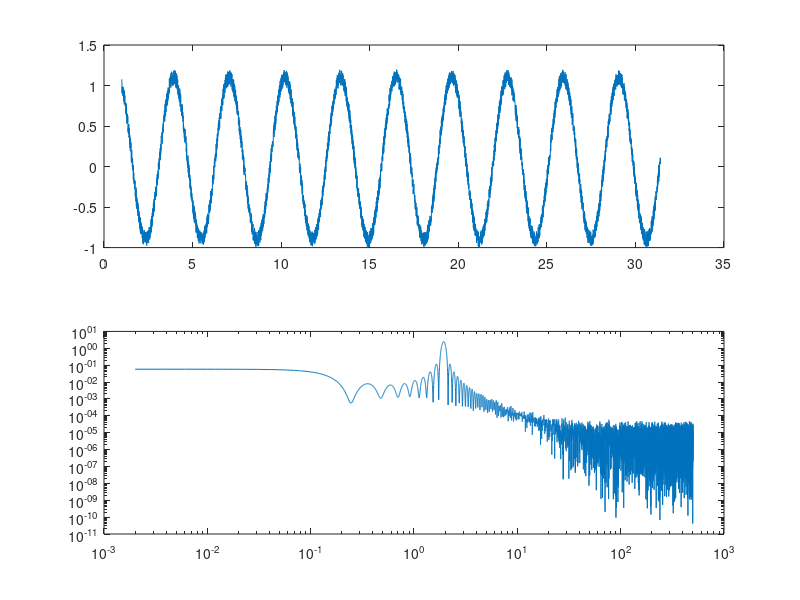
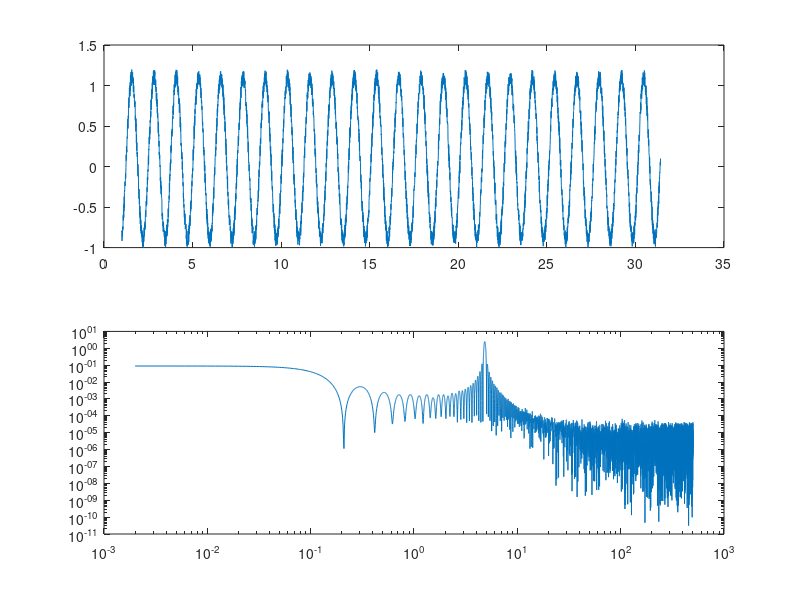
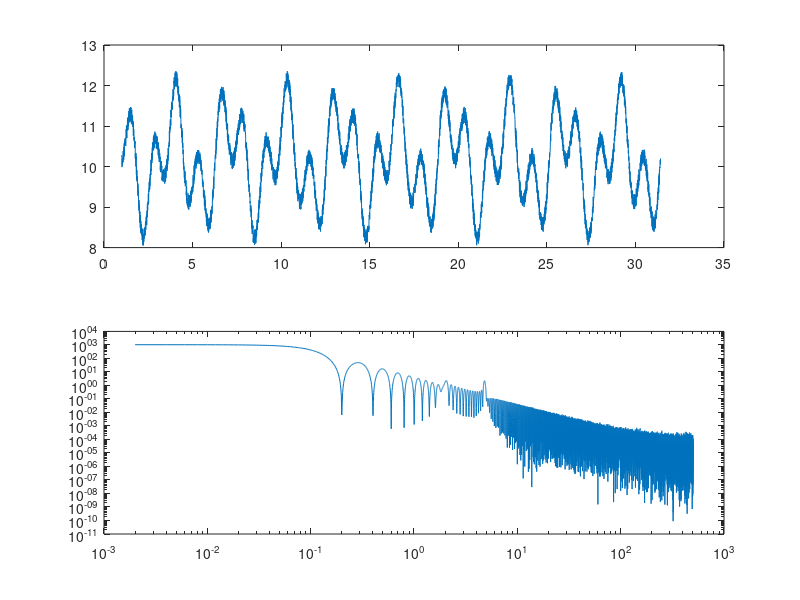
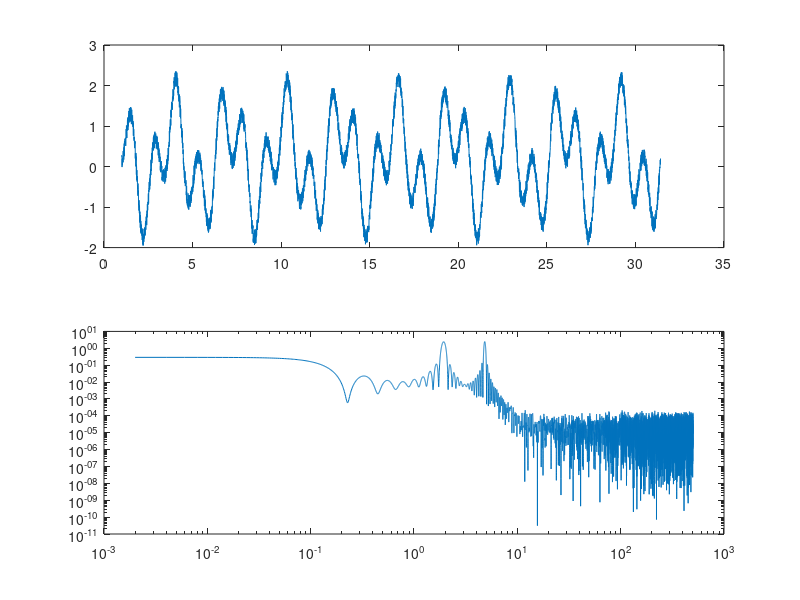

Write MATLAB code to recreate these figures, in order.
%test
Fs=1000;
x=linspace(1,10*pi,5*Fs+1);
npts=length(x);

nnoise=randi(1000,1,npts)/1000/5;

y1=sin(2*x)+nnoise;
y2=sin(5*x)+nnoise;


N = Fs/2*1000;
f = 0:(Fs/N):(Fs/2);

% FFT
X = fft(y1,N);
%take one side only
X = X(1:N/2+1);
% power normalized by freq resolution
psp = (1/(Fs*npts)) * abs(X).^2;
% adjust because one-sided
psp(2:end-1) = 2*psp(2:end-1);

figure, 
subplot(2,3,[1:3]); plot(x,y1);
subplot(2,3,[4:6]); loglog(f,psp);


y2=sin(5*x)+nnoise;
% FFT
X = fft(y2,N);
%take one side only
X = X(1:N/2+1);
% power normalized by freq resolution
psp = (1/(Fs*npts)) * abs(X).^2;
% adjust because one-sided
psp(2:end-1) = 2*psp(2:end-1);

figure, 
subplot(2,3,[1:3]); plot(x,y2);
subplot(2,3,[4:6]); loglog(f,psp);



% FFT
X = fft(10+y1+y2,N);
%take one side only
X = X(1:N/2+1);
% power normalized by freq resolution
psp = (1/(Fs*npts)) * abs(X).^2;
% adjust because one-sided
psp(2:end-1) = 2*psp(2:end-1);

figure, 
subplot(2,3,[1:3]); plot(x,10+y1+y2);
subplot(2,3,[4:6]); loglog(f,psp);




% FFT
X = fft(y1+y2,N);
%take one side only
X = X(1:N/2+1);
% power normalized by freq resolution
psp = (1/(Fs*npts)) * abs(X).^2;
% adjust because one-sided
psp(2:end-1) = 2*psp(2:end-1);

figure, 
subplot(2,3,[1:3]); plot(x,y1+y2);
subplot(2,3,[4:6]); loglog(f,psp);


% FFT
X = fft(100*y1+y2,N);
%take one side only
X = X(1:N/2+1);
% power normalized by freq resolution
psp = (1/(Fs*npts)) * abs(X).^2;
% adjust because one-sided
psp(2:end-1) = 2*psp(2:end-1);

figure, 
subplot(2,3,[1:3]); plot(x,100*y1+y2);
subplot(2,3,[4:6]); loglog(f,psp);





